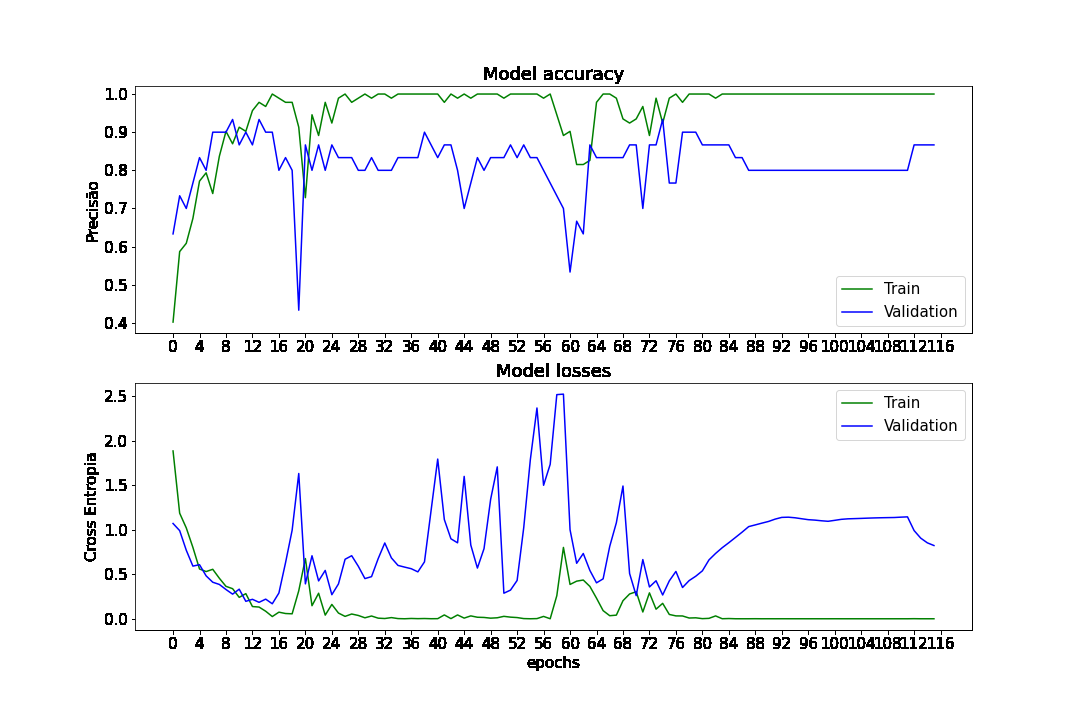
#> input picture history_dataset_1.png, 1080 x 720 px; its folder holds 2 pictures in this run
$ python resize.py .. out.png 100 100
#> lines starting #> are read from the running program, lines starting #| are printed output that depends on the picture
import os
import sys
import cv2

PATH_ORIGEM = sys.argv[1]
PATH_DESTINO = sys.argv[2]
WIDTH = int(sys.argv[3])
HEIGHT = int(sys.argv[4])


for file in os.listdir(PATH_ORIGEM):
    img = cv2.imread(os.path.join(PATH_ORIGEM, file))
#> img is the input picture: shape (720, 1080, 3); mean B, G, R 248, 246.4, 245.8
    img = cv2.resize(img, (WIDTH, HEIGHT))
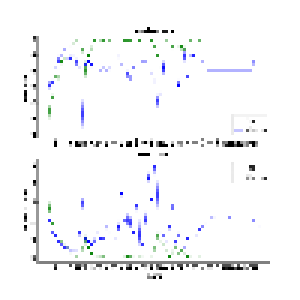
#> img: shape (100, 100, 3) (shown 3 times larger); mean B, G, R 248.1, 246.5, 246
    cv2.imwrite(os.path.join(PATH_DESTINO, file), img)
#> pass 2 of the loop `for file in os.listdir(PATH_ORIGEM):`:
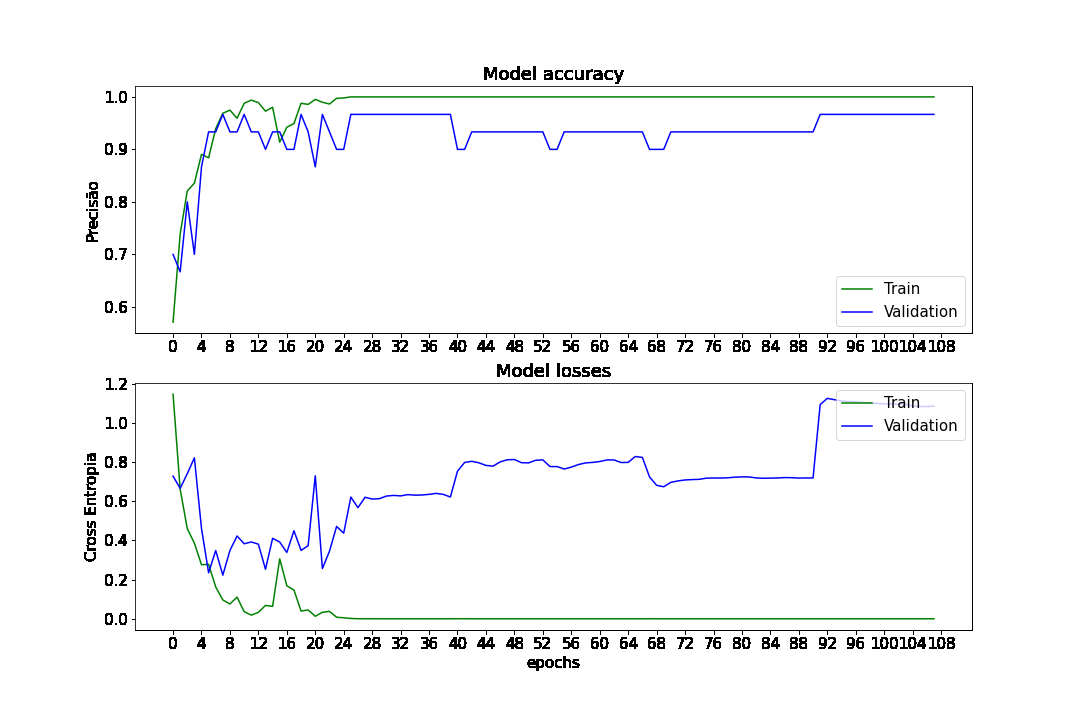
#> input picture history_dataset_2.png, 1080 x 720 px
#> img is the input picture: shape (720, 1080, 3); mean B, G, R 248.5, 247.7, 247.2
#> `img = cv2.resize(img, (WIDTH, HEIGHT))`:
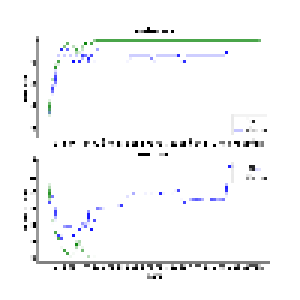
#> img: shape (100, 100, 3) (shown 3 times larger); mean B, G, R 247.8, 247.3, 246.5
#> (the run stopped early here; a loop or call above may not have finished)
